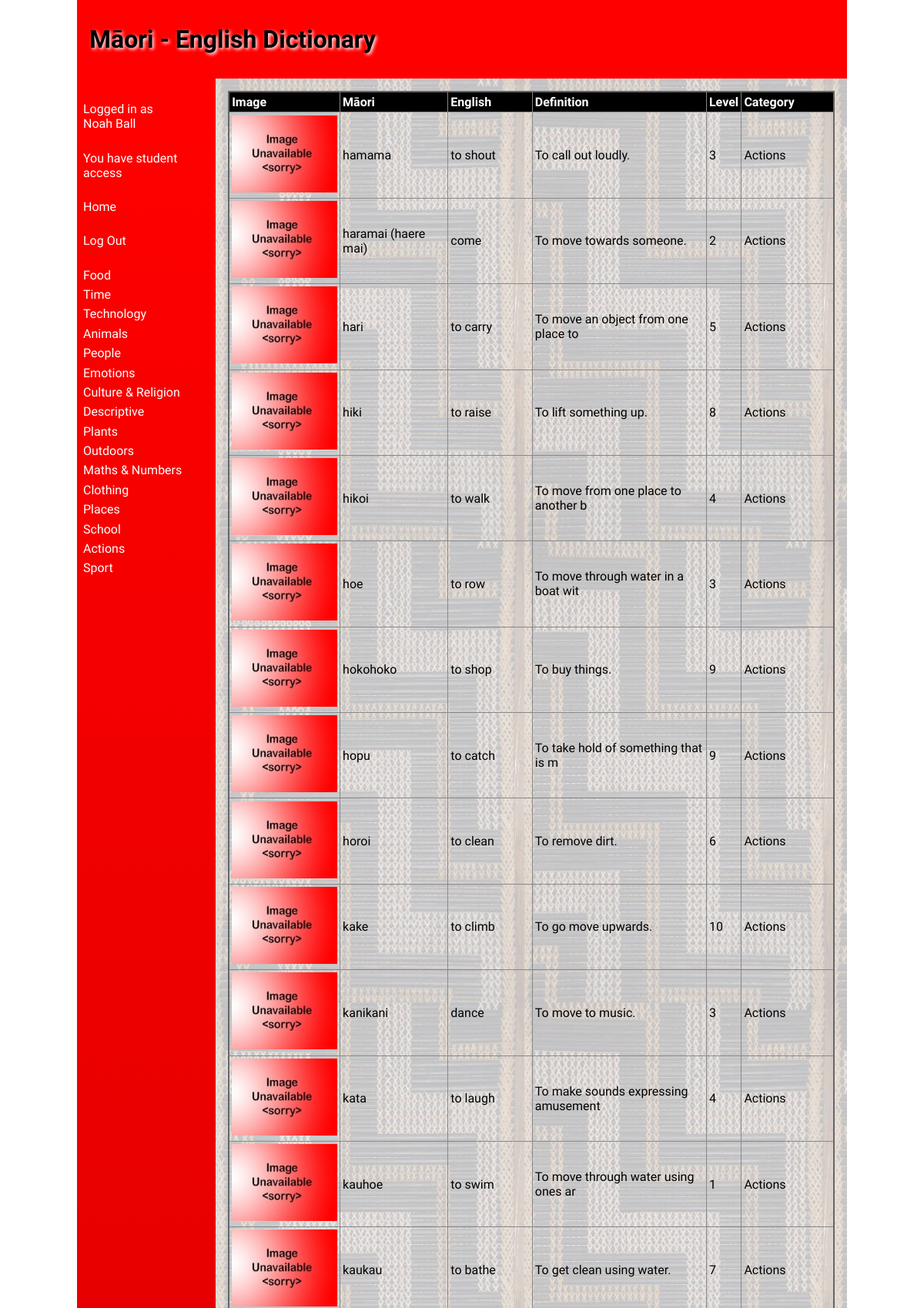
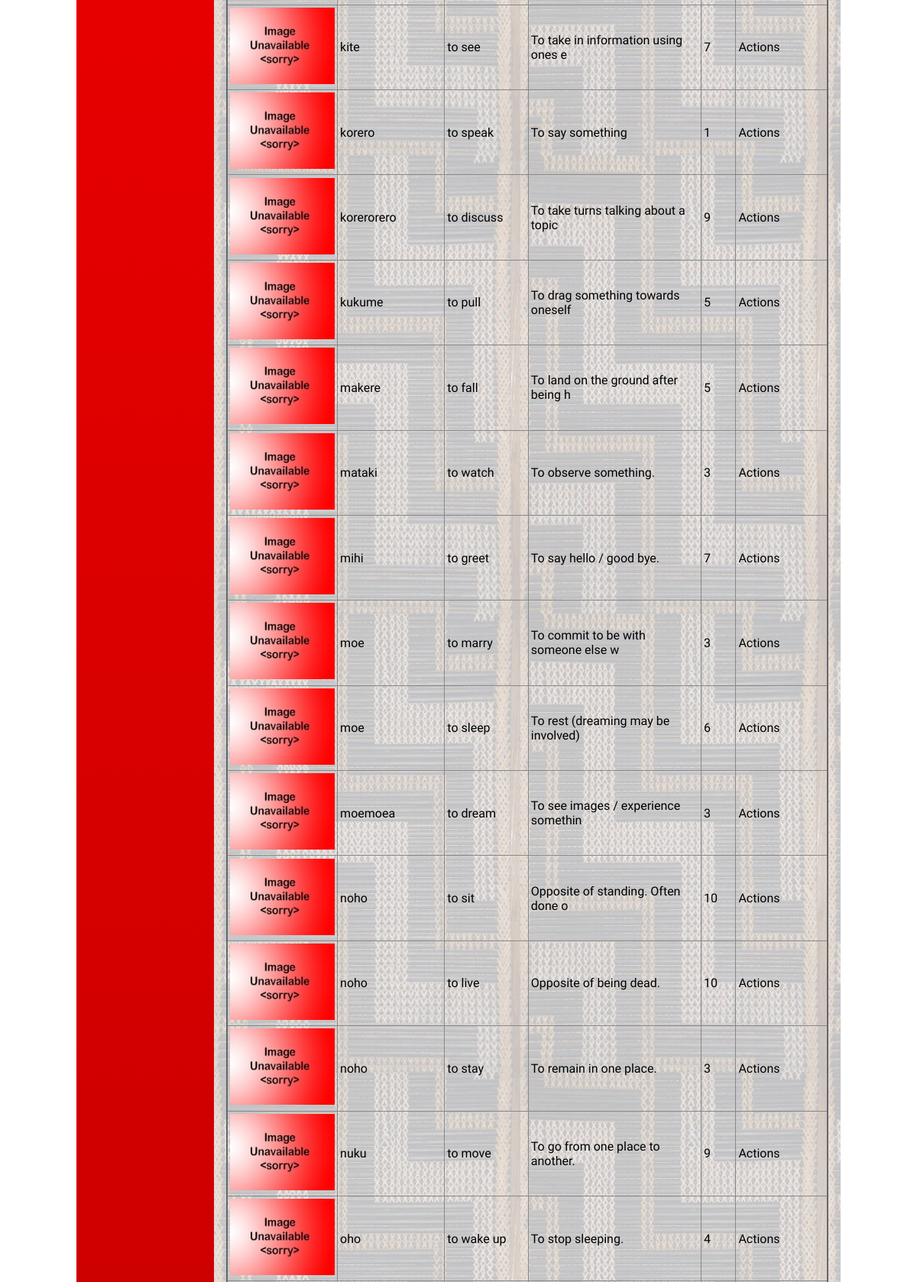
The app's page / (signed in, upper part) with its own data (2 pictures, top to bottom).
### tables this page shows
CREATE TABLE category
(
    id   integer
        constraint category_pk
            primary key autoincrement,
    name varchar(35)
);

CREATE TABLE "word"
(
    id         integer
        constraint word_pk
            primary key autoincrement,
    maori      varchar(35),
    english    varchar(35),
    definition varchar(35),
    level      integer,
    category   integer
        constraint word_category_id_fk
            references category,
    filename   varchar(40)
);

### routes/pages.py (the view)
def home_page():
    if not helpers.user_authenticated():
        return redirect('/login')
    query = "SELECT id, maori, english, definition, level, category, filename FROM word"
    conn = db.create_connection(globals.DATABASE_FILE)
    cur = conn.cursor()
    cur.execute(query)
    words = cur.fetchall()
    conn.close()
    categories = helpers.get_categories()
    return render_template('home.html', words=words, categories=categories, session=session)

### lib/db.py (called while the page is built)
def create_connection(db_file):
    try:
        connection = sqlite3.connect(db_file)
        return connection
    except sqlite3.Error as e:
        print(e)
    return None

### lib/helpers.py (called while the page is built)
def get_categories():
    query = "SELECT id, name FROM category"
    conn = db.create_connection(globals.DATABASE_FILE)
    cur = conn.cursor()
    cur.execute(query)
    categories = cur.fetchall()
    conn.close()
    return categories

def user_authenticated():
    return 'user_id' in session

### templates/home.html (shortened to what this page needs)
{% extends 'base.html' %}
{% block heading %}Māori - English Dictionary{% endblock %}
{% block main %}
    <table>
        <tr>
            <th>Image</th>
            <th>Māori</th>
            <th>English</th>
            <th>Definition</th>
            <th>Level</th>
            <th>Category</th>
        </tr>
        {% for word in words %}
            <tr>
                <td><img src="/static/images/{{ word[6] or "noimage.jpg" }}" alt="{{ word[2] }}" width="100" height="100"></td>
                <td>{{ word[1] }}</td>
                <td>{{ word[2] }}</td>
                <td>{{ word[3] }}</td>
                <td>{{ word[4] }}</td>
                <td>{{ categories[word[5] - 1][1] }}</td>
            </tr>
        {% endfor %}
    </table>
{% endblock %}

### templates/base.html (shortened to what this page needs)
<!doctype html>
<html lang="en">
<head>
    <link href="{{ url_for('static', filename='css/style.css') }}" rel="stylesheet">
</head>
<body>
<div id="container">
    <header>
        <h1>{% block heading %}{% endblock %}</h1>
    </header>
    <nav>
        <ul>
            {% if session["username"] %}
                <li><a>Logged in as<br>{{ session["name"] }}</a></li>
                <br>
                {% if session["user_type"] == 1 %}
                    <li><a>You have student access</a></li>
                {% elif session["user_type"] == 2 %}
                    <li><a>You have teacher access</a></li>
                {% endif %}
                <br>
            {% endif %}
            <li><a href="/">Home</a></li>
            <br>
            {% if not session["user_id"] %}
                <li><a href="/login">Log In</a></li>
                <li><a href="/signup">Sign Up</a></li>
            {% else %}
                <li><a href="/logout">Log Out</a></li>
            {% endif %}
            <br>
            {% for category in categories %}
                <li><a href="/category/{{ category[0] }}">{{ category[1] }}</a></li>
            {% endfor %}
        </ul>
    </nav>
    <main>
        {% block main %}{% endblock %}
    </main>
</div>
</body>
</html>

### static/css/style.css (style rules this page uses)
* { font-family: Comfortaa, sans-serif; margin: 0; padding: 0; box-sizing: border-box; }
#container { display: grid; grid-template-columns: 75px auto; grid-template-areas: 'nav header' 'main main' 'footer footer'; }
header { grid-area: header; background-color: #f00; padding: 1rem; }
nav { grid-area: nav; }
main { grid-area: main; padding: 1rem; background-color: #edd; }
h1, h2, h3, h4 { padding: 1rem 0; font-family: 'Suez One', serif; color: #000; text-shadow: 2px 2px 4px #fff; }
a { color: #222; }
img { width: 100%; }
table { width: 100%; border: 2px solid #666; border-collapse: collapse; }
th, td { border: 1px solid #888; padding: 0.2rem; text-align: left; }
th { background-color: #000; color: #fff; }
@media only screen and (min-width: 768px) { #container { grid-template-columns: 180px auto; grid-template-areas: 'header header' 'nav main' 'footer footer'; } }
@media only screen and (min-width: 768px) { nav { background: linear-gradient(180deg, rgba(255,0,0,1) 0%, rgba(0, 0, 0, 1) 50%, rgba(255,0,0,1) 100%); padding: 0.5rem; } }
@media only screen and (min-width: 768px) { nav ul { list-style: none; } }
@media only screen and (min-width: 768px) { nav li { padding: 0.2rem 0; } }
@media only screen and (min-width: 768px) { nav a { color: #fff; text-decoration: none; } }
@media only screen and (min-width: 768px) { main { background-image: url('/poutama.jpg'); } }
@media only screen and (min-width: 1000px) { #container { width: 1000px; margin: auto; } }

### records on screen
category: name "Food"
category: name "Time"
category: name "Technology"
category: name "Animals"
category: name "People"
category: name "Emotions"
category: name "Culture & Religion"
category: name "Descriptive"
category: name "Plants"
category: name "Outdoors"
category: name "Maths & Numbers"
category: name "Clothing"
category: name "Places"
category: name "School"
category: name "Actions"
category: name "Sport"
word: maori "hamama", english "to shout", definition "To call out loudly.", level "3", category.name "Actions"
word: maori "haramai (haere mai)", english "come", definition "To move towards someone.", level "2", category.name "Actions"
word: maori "hari", english "to carry", definition "To move an object from one place to", level "5", category.name "Actions"
word: maori "hiki", english "to raise", definition "To lift something up.", level "8", category.name "Actions"
word: maori "hikoi", english "to walk", definition "To move from one place to another b", level "4", category.name "Actions"
word: maori "hoe", english "to row", definition "To move through water in a boat wit", level "3", category.name "Actions"
word: maori "hokohoko", english "to shop", definition "To buy things.", level "9", category.name "Actions"
word: maori "hopu", english "to catch", definition "To take hold of something that is m", level "9", category.name "Actions"
word: maori "horoi", english "to clean", definition "To remove dirt.", level "6", category.name "Actions"
word: maori "kake", english "to climb", definition "To go move upwards.", level "10", category.name "Actions"
word: maori "kanikani", english "dance", definition "To move to music.", level "3", category.name "Actions"
word: maori "kata", english "to laugh", definition "To make sounds expressing amusement", level "4", category.name "Actions"
word: maori "kauhoe", english "to swim", definition "To move through water using ones ar", level "1", category.name "Actions"
word: maori "kaukau", english "to bathe", definition "To get clean using water.", level "7", category.name "Actions"
word: maori "kite", english "to see", definition "To take in information using ones e", level "7", category.name "Actions"
word: maori "korero", english "to speak", definition "To say something", level "1", category.name "Actions"
word: maori "korerorero", english "to discuss", definition "To take turns talking about a topic", level "9", category.name "Actions"
word: maori "kukume", english "to pull", definition "To drag something towards oneself", level "5", category.name "Actions"
word: maori "makere", english "to fall", definition "To land on the ground after being h", level "5", category.name "Actions"
word: maori "mataki", english "to watch", definition "To observe something.", level "3", category.name "Actions"
word: maori "mihi", english "to greet", definition "To say hello / good bye.", level "7", category.name "Actions"
word: maori "moe", english "to marry", definition "To commit to be with someone else w", level "3", category.name "Actions"
word: maori "moe", english "to sleep", definition "To rest (dreaming may be involved)", level "6", category.name "Actions"
word: maori "moemoea", english "to dream", definition "To see images / experience somethin", level "3", category.name "Actions"
word: maori "noho", english "to sit", definition "Opposite of standing. Often done o", level "10", category.name "Actions"
word: maori "noho", english "to live", definition "Opposite of being dead.", level "10", category.name "Actions"
word: maori "noho", english "to stay", definition "To remain in one place.", level "3", category.name "Actions"
word: maori "nuku", english "to move", definition "To go from one place to another.", level "9", category.name "Actions"
word: maori "oho", english "to wake up", definition "To stop sleeping.", level "4", category.name "Actions"

### other values on screen
{{ session["name"] }} "Noah Ball"
